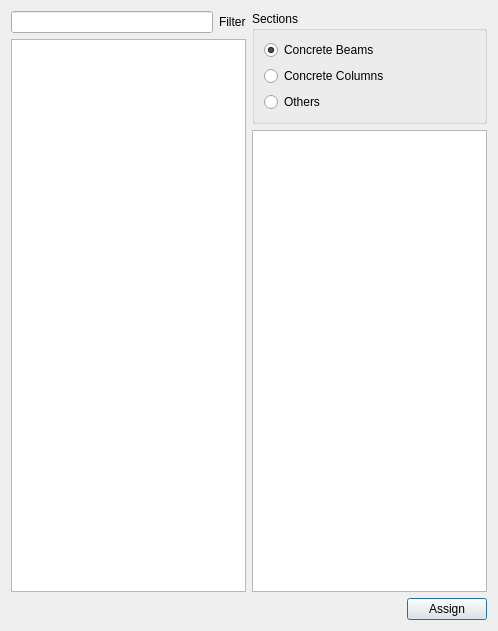
<?xml version="1.0" encoding="UTF-8"?>
<ui version="4.0">
 <class>Dialog</class>
 <widget class="QDialog" name="Dialog">
  <property name="geometry">
   <rect>
    <x>0</x>
    <y>0</y>
    <width>498</width>
    <height>631</height>
   </rect>
  </property>
  <property name="windowTitle">
   <string>Assign Frame Sections</string>
  </property>
  <property name="windowIcon">
   <iconset resource="../../resource.qrc">
    <normaloff>:/cfactor/images/assign_frame_section.svg</normaloff>:/cfactor/images/assign_frame_section.svg</iconset>
  </property>
  <layout class="QVBoxLayout" name="verticalLayout_3">
   <item>
    <layout class="QHBoxLayout" name="horizontalLayout_3">
     <item>
      <layout class="QVBoxLayout" name="verticalLayout">
       <item>
        <layout class="QHBoxLayout" name="horizontalLayout_2">
         <item>
          <widget class="QLineEdit" name="filter_line"/>
         </item>
         <item>
          <widget class="QLabel" name="label">
           <property name="text">
            <string>Filter</string>
           </property>
          </widget>
         </item>
        </layout>
       </item>
       <item>
        <widget class="QListWidget" name="sections">
         <property name="selectionMode">
          <enum>QAbstractItemView::SingleSelection</enum>
         </property>
        </widget>
       </item>
      </layout>
     </item>
     <item>
      <layout class="QVBoxLayout" name="verticalLayout_2">
       <item>
        <widget class="QGroupBox" name="groupBox_2">
         <property name="title">
          <string>Sections</string>
         </property>
         <layout class="QGridLayout" name="gridLayout">
          <item row="2" column="0">
           <widget class="QRadioButton" name="columns">
            <property name="text">
             <string>Concrete Columns</string>
            </property>
           </widget>
          </item>
          <item row="1" column="0">
           <widget class="QRadioButton" name="beams">
            <property name="text">
             <string>Concrete Beams</string>
            </property>
            <property name="checked">
             <bool>true</bool>
            </property>
           </widget>
          </item>
          <item row="3" column="0">
           <widget class="QRadioButton" name="all_sections">
            <property name="text">
             <string>Others</string>
            </property>
            <property name="checked">
             <bool>false</bool>
            </property>
           </widget>
          </item>
         </layout>
        </widget>
       </item>
       <item>
        <widget class="QListWidget" name="stories">
         <property name="selectionMode">
          <enum>QAbstractItemView::MultiSelection</enum>
         </property>
        </widget>
       </item>
      </layout>
     </item>
    </layout>
   </item>
   <item>
    <layout class="QHBoxLayout" name="horizontalLayout">
     <item>
      <spacer name="horizontalSpacer">
       <property name="orientation">
        <enum>Qt::Horizontal</enum>
       </property>
       <property name="sizeHint" stdset="0">
        <size>
         <width>40</width>
         <height>20</height>
        </size>
       </property>
      </spacer>
     </item>
     <item>
      <widget class="QPushButton" name="assign_button">
       <property name="text">
        <string>Assign</string>
       </property>
      </widget>
     </item>
    </layout>
   </item>
  </layout>
 </widget>
 <resources>
  <include location="../../resource.qrc"/>
 </resources>
 <connections/>
</ui>
